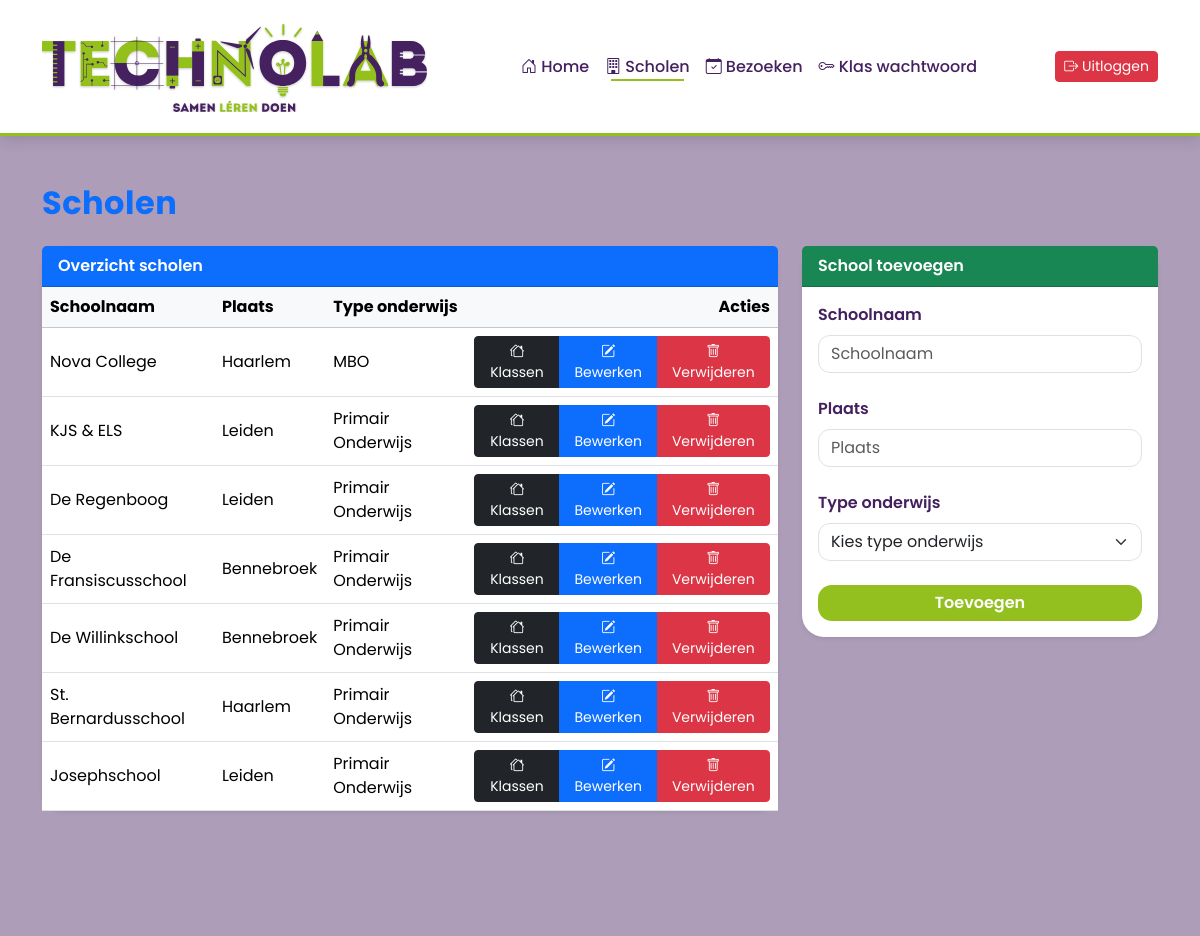
Page /scholen.php (signed in) on the earlier database version.
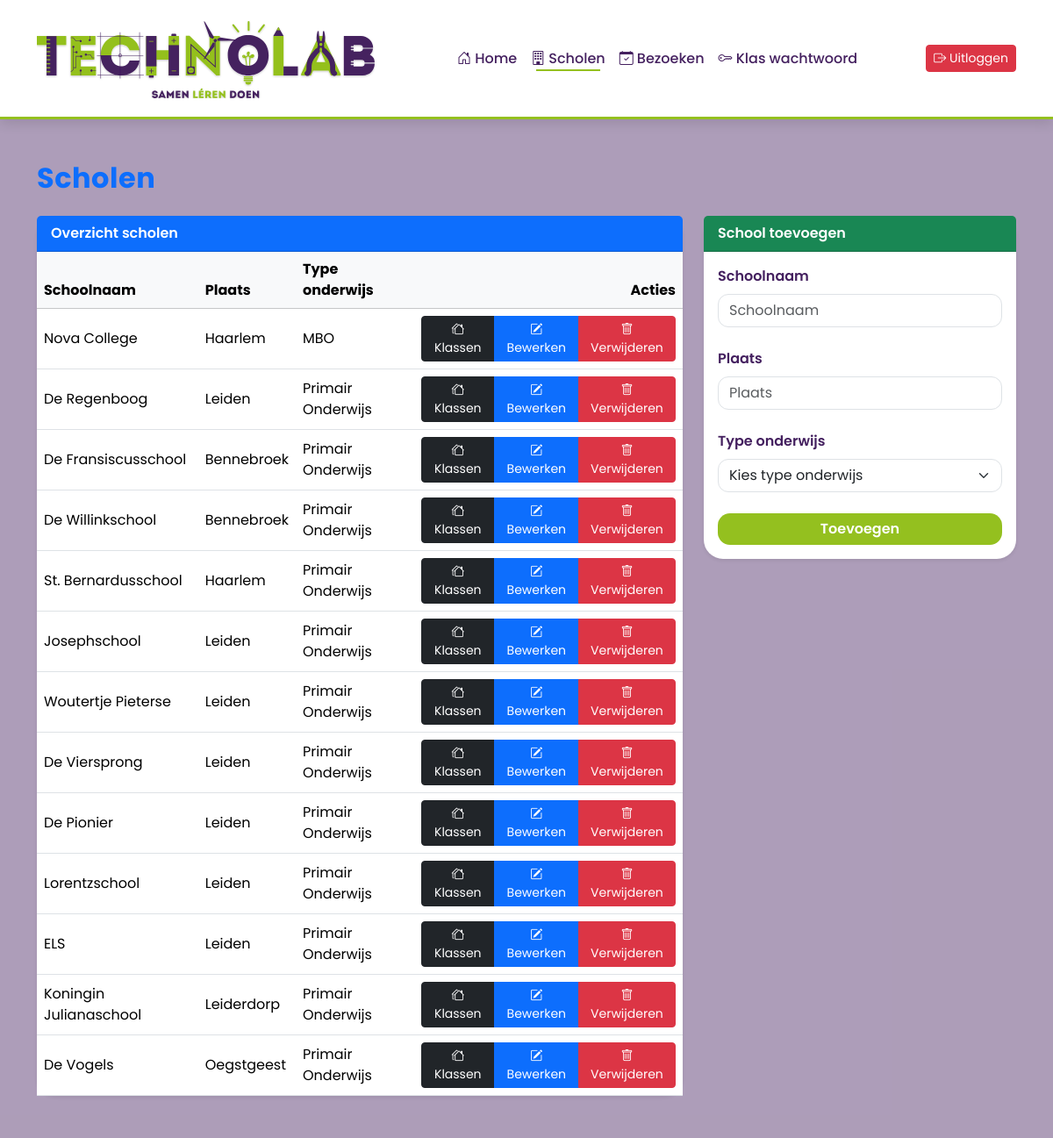
Same page on the later database version.
### tables this page shows
CREATE TABLE `school` (
  `school_id` smallint(6) NOT NULL,
  `schoolnaam` varchar(100) NOT NULL,
  `plaats` varchar(100) NOT NULL,
  `type_onderwijs` set('Primair Onderwijs','Voortgezet Onderwijs','MBO') DEFAULT NULL
);

### scholen.php (the view, shortened to what this page needs)
<?php
require 'includes/header.php';
$scholen = $conn->query("SELECT * FROM school");
$highlight_id = null;
?>
<div class="ttr-app">
    <div class="container py-5">
        <div class="row mb-4">
            <div class="col d-flex justify-content-between align-items-center">
                <h2 class="fw-bold text-primary mb-0">Scholen</h2>
            </div>
        </div>
        <div class="row g-4">
            <div class="col-12 col-lg-8">
                <div class="card shadow-sm h-100">
                    <div class="card-header bg-primary text-white fw-semibold">
                        Overzicht scholen
                    </div>
                    <div class="card-body p-0">
                        <div class="table-responsive">
                            <table class="table table-hover align-middle mb-0">
                                <thead class="table-light">
                                    <tr>
                                        <th>Schoolnaam</th>
                                        <th>Plaats</th>
                                        <th>Type onderwijs</th>
                                        <th class="text-end">Acties</th>
                                    </tr>
                                </thead>
                                <tbody>
                                    <?php while ($row = $scholen->fetch_assoc()): ?>
                                        <tr<?= ($highlight_id === (int)$row['school_id']) ? ' class="table-warning"' : '' ?>>
                                            <td><?= htmlspecialchars($row['schoolnaam']) ?></td>
                                            <td><?= htmlspecialchars($row['plaats']) ?></td>
                                            <td>
                                                <span><?= htmlspecialchars($row['type_onderwijs']) ?></span>
                                            </td>
                                            <td class="text-end">
                                                <div class="btn-group" role="group" aria-label="Acties">
                                                    <a href="klassen.php?school_id=<?= (int)$row['school_id'] ?>"
                                                        class="btn btn-dark btn-sm">
                                                        <i class="bi bi-houses"></i> Klassen
                                                    </a>
                                                    <a href="scholen.php?edit=<?= (int)$row['school_id'] ?>"
                                                        class="btn btn-primary btn-sm">
                                                        <i class="bi bi-pencil-square"></i> Bewerken
                                                    </a>
                                                    <a href="scholen.php?delete=<?= (int)$row['school_id'] ?>"
                                                        class="btn btn-danger btn-sm js-confirm"
                                                        data-confirm="Weet je het zeker?">
                                                        <i class="bi bi-trash"></i> Verwijderen
                                                    </a>
                                                </div>
                                            </td>
                                            </tr>
                                        <?php endwhile; ?>
                                </tbody>
                            </table>
                        </div>
                    </div>
                </div>
            </div>
            <div class="col-12 col-lg-4">
                <?php if (!isset($_GET['edit'])): ?>
                    <div class="card shadow-sm mb-4 mb-lg-0">
                        <div class="card-header bg-success text-white fw-semibold">
                            School toevoegen
                        </div>
                        <div class="card-body">
                            <form method="post" class="row g-3">
                                <div class="col-12 mb-2">
                                    <label for="schoolnaam" class="form-label">Schoolnaam</label>
                                    <input
                                        type="text"
                                        name="schoolnaam"
                                        id="schoolnaam"
                                        class="form-control form-input"
                                        placeholder="Schoolnaam"
                                        required>
                                </div>
                                <div class="col-12 mb-2">
                                    <label for="plaats" class="form-label">Plaats</label>
                                    <input
                                        type="text"
                                        name="plaats"
                                        id="plaats"
                                        class="form-control form-input"
                                        placeholder="Plaats"
                                        required>
                                </div>
                                <div class="col-12 mb-3">
                                    <label for="type_onderwijs" class="form-label">Type onderwijs</label>
                                    <select
                                        name="type_onderwijs"
                                        id="type_onderwijs"
                                        class="form-control form-select"
                                        required>
                                        <option value="" disabled selected>Kies type onderwijs</option>
                                    </select>
                                </div>
                                <div class="col-12 d-grid mt-2">
                                    <button type="submit" name="add" class="btn btn-success w-100">
                                        Toevoegen
                                    </button>
                                </div>
                            </form>
                        </div>
                    </div>
                <?php endif; ?>
            </div>
        </div>
    </div>
</div>
<?php require 'includes/footer.php'; ?>

### includes/header.php (shortened to what this page needs)
<!DOCTYPE html>
<html lang="nl">
<head>
    <link
        href="https://cdn.jsdelivr.net/npm/bootstrap@5.3.3/dist/css/bootstrap.min.css"
        rel="stylesheet">
    <link
        href="https://cdn.jsdelivr.net/npm/bootstrap-icons@1.11.3/font/bootstrap-icons.css"
        rel="stylesheet">
    <link rel="stylesheet" href="css/index.css">
</head>
<body class="ttr-app">
    <?php require 'nav.php'; ?>

### includes/nav.php (shortened to what this page needs)
<link rel="stylesheet" href="css/index.css">
<nav class="navbar navbar-expand-lg navbar-custom py-3">
    <div class="container d-flex align-items-center justify-content-between">
        <a href="index.php" class="navbar-brand">
            <img src="images/logo_technolab.svg" class="logo-technolab" alt="Technolab">
        </a>
        <div class="collapse navbar-collapse" id="mainNav">
            <ul class="navbar-nav mx-auto mb-2 mb-lg-0">
                <li class="nav-item">
                    <a class="nav-link <?php if (basename($_SERVER['PHP_SELF']) == 'index.php') echo 'active'; ?>" href="index.php">
                        <i class="bi bi-house-door"></i> Home
                    </a>
                </li>
                <?php if (isset($_SESSION['admin_id'])): ?>
                    <li class="nav-item">
                        <a class="nav-link <?php if (basename($_SERVER['PHP_SELF']) == 'scholen.php') echo 'active'; ?>" href="scholen.php">
                            <i class="bi bi-building"></i> Scholen
                        </a>
                    </li>
                    <li class="nav-item">
                        <a class="nav-link <?php if (basename($_SERVER['PHP_SELF']) == 'bezoeken.php') echo 'active'; ?>" href="bezoeken.php">
                            <i class="bi bi-calendar-check"></i> Bezoeken
                        </a>
                    </li>
                    <li class="nav-item">
                        <a class="nav-link <?php if (basename($_SERVER['PHP_SELF']) == 'klas_login.php') echo 'active'; ?>" href="klas_login.php">
                            <i class="bi bi-key"></i> Klas wachtwoord
                        </a>
                    </li>
                <?php endif; ?>
            </ul>
            <div class="d-flex gap-2 mt-3 mt-lg-0">
                <?php if (isset($_SESSION['admin_id'])): ?>
                    <a href="uitloggen.php" class="btn btn-danger btn-sm">
                        <i class="bi bi-box-arrow-right"></i> Uitloggen
                    </a>
                <?php else: ?>
                    <a href="login.php" class="btn btn-success btn-sm">
                        <i class="bi bi-box-arrow-in-right"></i> Admin Login
                    </a>
                <?php endif; ?>
            </div>
        </div>
    </div>
</nav>

### includes/footer.php (shortened to what this page needs)
    </body>
</html>

### css/index.css (style rules this page uses)
:root { --tl-purple: #44205F; --tl-green: #94C01F; --tl-white: #ffffff; --tl-orange: #FF6F3C; --tl-purple-light: rgba(68, 32, 95, 0.10); --tl-purple-dark: rgba(68, 32, 95, 0.25); --tl-green-light: rgba(148, 192, 31, 0.18); --tl-orange-light: rgba(255, 111, 60, 0.15); }
.ttr-app { background: var(--tl-purple-dark); font-family: "Poppins", sans-serif; color: #2b2b2b; min-height: 100vh; }
.ttr-app h2, .ttr-app h5 { color: var(--tl-purple); }
.ttr-app h2 { font-weight: 700; letter-spacing: 0.5px; }
.ttr-app .card { background: var(--tl-white); border-radius: 22px; border: none; box-shadow: 0 10px 28px rgba(0,0,0,0.08); transition: transform 0.25s ease, box-shadow 0.25s ease; animation: softFloat 8s ease-in-out infinite; }
.form-label { font-weight: 600; color: var(--tl-purple); }
.form-control, .form-select { border-radius: 12px; transition: border-color 0.15s ease, box-shadow 0.15s ease; }
.btn-success { background: var(--tl-green); color: var(--tl-white); border-radius: 14px; border: none; font-weight: 600; transition: transform 0.15s ease, box-shadow 0.15s ease; }
.navbar-custom { background: var(--tl-white); border-bottom: 3px solid var(--tl-green); box-shadow: 0 4px 14px rgba(0,0,0,0.12); }
.navbar-custom .nav-link { color: var(--tl-purple) !important; font-weight: 500; position: relative; transition: transform 0.15s ease; }
.navbar-custom .nav-link::after { content: ""; position: absolute; left: 14px; right: 14px; bottom: 6px; height: 2px; background: var(--tl-green); transform: scaleX(0); transition: transform 0.2s ease; }
.navbar-custom .nav-link:hover::after, .navbar-custom .nav-link.active::after { transform: scaleX(1); }
.logo-technolab { transition: transform 0.25s ease; }

Differences in the rows shown:
removed school: schoolnaam "KJS & ELS", plaats "Leiden", type_onderwijs "Primair Onderwijs"
added school: schoolnaam "Woutertje Pieterse", plaats "Leiden", type_onderwijs "Primair Onderwijs"
added school: schoolnaam "De Viersprong", plaats "Leiden", type_onderwijs "Primair Onderwijs"
added school: schoolnaam "De Pionier", plaats "Leiden", type_onderwijs "Primair Onderwijs"
added school: schoolnaam "Lorentzschool", plaats "Leiden", type_onderwijs "Primair Onderwijs"
added school: schoolnaam "ELS", plaats "Leiden", type_onderwijs "Primair Onderwijs"
added school: schoolnaam "Koningin Julianaschool", plaats "Leiderdorp", type_onderwijs "Primair Onderwijs"
added school: schoolnaam "De Vogels", plaats "Oegstgeest", type_onderwijs "Primair Onderwijs"
